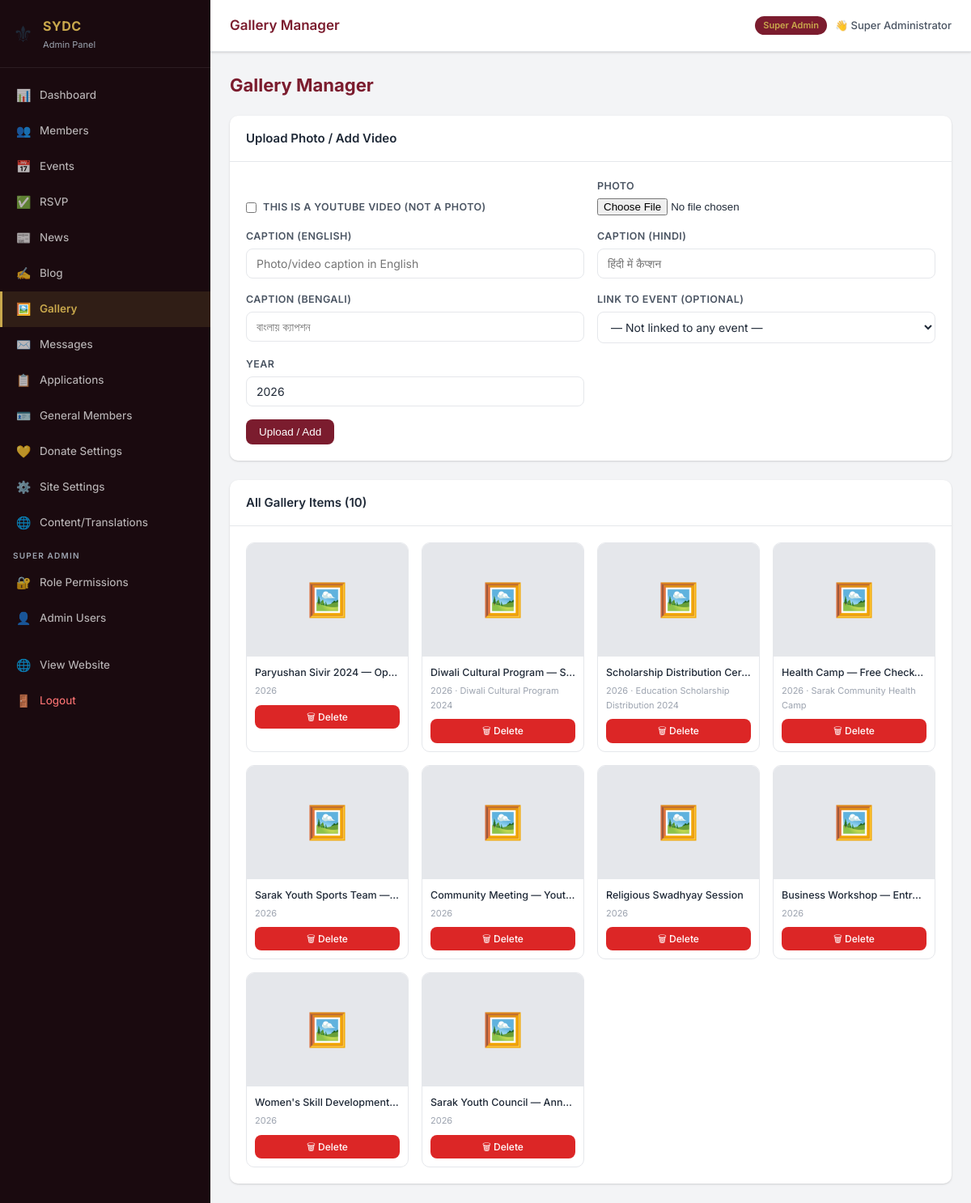
Screenshot of /admin/gallery.php (signed in) with the database file from the repository.
### tables this page shows
CREATE TABLE IF NOT EXISTS `gallery` (
  `id`          INT UNSIGNED AUTO_INCREMENT PRIMARY KEY,
  `image_path`  VARCHAR(255) DEFAULT NULL,
  `caption_en`  VARCHAR(300) DEFAULT NULL,
  `caption_hi`  VARCHAR(300) DEFAULT NULL,
  `caption_bn`  VARCHAR(300) DEFAULT NULL,
  `event_id`    INT UNSIGNED DEFAULT NULL,
  `year`        YEAR         NOT NULL,
  `is_video`    TINYINT(1)   NOT NULL DEFAULT 0,
  `video_url`   VARCHAR(500) DEFAULT NULL,
  `uploaded_at` TIMESTAMP    DEFAULT CURRENT_TIMESTAMP,
  FOREIGN KEY (`event_id`) REFERENCES `events`(`id`) ON DELETE SET NULL
);

CREATE TABLE IF NOT EXISTS `events` (
  `id`            INT UNSIGNED AUTO_INCREMENT PRIMARY KEY,
  `title_en`      VARCHAR(300) NOT NULL,
  `title_hi`      VARCHAR(300) NOT NULL,
  `title_bn`      VARCHAR(300) NOT NULL,
  `description_en` TEXT,
  `description_hi` TEXT,
  `description_bn` TEXT,
  `event_date`    DATE         NOT NULL,
  `event_time`    TIME         DEFAULT NULL,
  `location_en`   VARCHAR(300) DEFAULT NULL,
  `location_hi`   VARCHAR(300) DEFAULT NULL,
  `location_bn`   VARCHAR(300) DEFAULT NULL,
  `type`          ENUM('religious','sports','education','business','general') NOT NULL DEFAULT 'general',
  `cover_image`   VARCHAR(255) DEFAULT NULL,
  `status`        ENUM('upcoming','ongoing','completed','cancelled') NOT NULL DEFAULT 'upcoming',
  `rsvp_enabled`  TINYINT(1)   NOT NULL DEFAULT 1,
  `max_attendees` INT          DEFAULT NULL,
  `created_at`    TIMESTAMP    DEFAULT CURRENT_TIMESTAMP
);

### config/auth.php (called while the page is built, shortened)
<?php
function can(string $section, string $action = 'view'): bool {
    return !empty($_SESSION['permissions'][$section][$action]);
}

### admin/gallery.php (the view, shortened to what this page needs)
<?php
require_once __DIR__ . '/../config/auth.php';
$db = getDB();
$gallery = $db->query('SELECT g.*, e.title_en AS event_name FROM gallery g LEFT JOIN events e ON g.event_id=e.id ORDER BY g.uploaded_at DESC')->fetchAll();
require_once __DIR__ . '/includes/header.php';
?>
<div class="section-header"><h2>Gallery Manager</h2></div>
<?php if (can('gallery','edit')): ?>
<div class="card" style="margin-bottom:24px">
  <div class="card-header"><span class="card-title">Upload Photo / Add Video</span></div>
  <div class="card-body">
    <form method="POST" enctype="multipart/form-data">
      <div class="form-grid">
        <div class="form-group" style="align-self:flex-end">
          <label style="display:flex;align-items:center;gap:8px;cursor:pointer">
            <input type="checkbox" name="is_video" id="isVideoChk" value="1" onchange="document.getElementById('imgUploadField').style.display=this.checked?'none':'block';document.getElementById('videoUrlField').style.display=this.checked?'block':'none'">
            This is a YouTube Video (not a photo)
          </label>
        </div>
        <div class="form-group" id="imgUploadField">
          <label>Photo</label>
          <input type="file" name="image" accept="image/*" data-preview="gal-prev">
        </div>
        <div class="form-group">
          <label>Caption (English)</label>
          <input type="text" name="caption_en" placeholder="Photo/video caption in English">
        </div>
        <div class="form-group">
          <label>Caption (Hindi)</label>
          <input type="text" name="caption_hi" placeholder="हिंदी में कैप्शन">
        </div>
        <div class="form-group">
          <label>Caption (Bengali)</label>
          <input type="text" name="caption_bn" placeholder="বাংলায় ক্যাপশন">
        </div>
        <div class="form-group">
          <label>Link to Event (optional)</label>
          <select name="event_id"><option value="">— Not linked to any event —</option>
          </select>
        </div>
        <div class="form-group">
          <label>Year</label>
          <input type="number" name="year" value="<?= date('Y') ?>" min="2020" max="2099">
        </div>
      </div>
      <div style="margin-top:16px"><button type="submit" class="btn btn-primary">Upload / Add</button></div>
    </form>
  </div>
</div>
<?php endif; ?>
<div class="card">
  <div class="card-header"><span class="card-title">All Gallery Items (<?= count($gallery) ?>)</span></div>
  <div class="card-body">
    <div style="display:grid;grid-template-columns:repeat(auto-fill,minmax(200px,1fr));gap:16px">
      <?php foreach ($gallery as $g): ?>
      <div style="border-radius:10px;overflow:hidden;border:1px solid var(--gray-200);background:var(--white)">
        <?php if ($g['is_video']): ?>
          <div style="height:140px;background:#000;display:flex;align-items:center;justify-content:center;font-size:40px">▶️</div>
        <?php elseif ($g['image_path']): ?>
          <img src="/<?= htmlspecialchars($g['image_path']) ?>" style="width:100%;height:140px;object-fit:cover">
        <?php else: ?>
          <div style="height:140px;background:var(--gray-200);display:flex;align-items:center;justify-content:center;font-size:40px">🖼️</div>
        <?php endif; ?>
        <div style="padding:10px">
          <div style="font-size:12.5px;font-weight:500;margin-bottom:4px;white-space:nowrap;overflow:hidden;text-overflow:ellipsis"><?= htmlspecialchars($g['caption_en'] ?: '(no caption)') ?></div>
          <div style="font-size:11px;color:var(--gray-400);margin-bottom:8px"><?= $g['year'] ?> <?= $g['event_name'] ? '· '.htmlspecialchars($g['event_name']) : '' ?></div>
          <?php if(can('gallery','delete')): ?>
          <a href="/admin/gallery.php?delete=<?=$g['id']?>" class="btn btn-sm btn-danger" style="width:100%;justify-content:center" data-confirm="Delete this gallery item?">🗑 Delete</a>
          <?php endif; ?>
        </div>
      </div>
      <?php endforeach; ?>
    </div>
  </div>
</div>
<?php require_once __DIR__ . '/includes/footer.php'; ?>

### admin/assets/css/admin.css (style rules this page uses)
:root { --maroon: #7B1C2E; --maroon-dk: #5A1220; --gold: #C9A84C; --gold-lt: #E8C96A; --cream: #FAF5EE; --dark: #1A0A0F; --white: #FFFFFF; --gray-50: #F9FAFB; --gray-100: #F3F4F6; --gray-200: #E5E7EB; --gray-400: #9CA3AF; --gray-600: #4B5563; --gray-800: #1F2937; --success: #059669; --danger: #DC2626; --warning: #D97706; --info: #2563EB; --sidebar-w: 260px; --topbar-h: 64px; --radius: 10px; --shadow: 0 1px 3px rgba(0,0,0,.1), 0 1px 2px rgba(0,0,0,.06); --shadow-md: 0 4px 6px rgba(0,0,0,.07), 0 2px 4px rgba(0,0,0,.06); --shadow-lg: 0 10px 15px rgba(0,0,0,.1), 0 4px 6px rgba(0,0,0,.05); --transition: .2s ease; }
*, *::before, *::after { box-sizing: border-box; margin: 0; padding: 0; }
body { font-family: 'Inter', -apple-system, BlinkMacSystemFont, sans-serif; background: var(--gray-100); color: var(--gray-800); font-size: 14px; line-height: 1.6; min-height: 100vh; display: flex; }
.card { background: var(--white); border-radius: var(--radius); box-shadow: var(--shadow); overflow: hidden; }
.card-header { padding: 16px 20px; border-bottom: 1px solid var(--gray-200); display: flex; align-items: center; justify-content: space-between; gap: 12px; }
.card-title { font-size: 15px; font-weight: 600; color: var(--gray-800); }
.card-body { padding: 20px; }
.btn { display: inline-flex; align-items: center; gap: 6px; padding: 8px 16px; border-radius: 8px; font-size: 13.5px; font-weight: 500; cursor: pointer; border: none; text-decoration: none; transition: all var(--transition); white-space: nowrap; }
.btn-primary { background: var(--maroon); color: #fff; }
.btn-danger { background: var(--danger); color: #fff; }
.btn-sm { padding: 5px 11px; font-size: 12px; }
.form-grid { display: grid; grid-template-columns: repeat(auto-fit, minmax(280px, 1fr)); gap: 16px; }
.form-group { display: flex; flex-direction: column; gap: 5px; }
label { font-size: 12.5px; font-weight: 600; color: var(--gray-600); text-transform: uppercase; letter-spacing: .4px; }
input[type=text], input[type=email], input[type=number], input[type=password], input[type=date], input[type=time], input[type=url], select, textarea { padding: 9px 12px; border: 1px solid var(--gray-200); border-radius: 8px; font-size: 14px; font-family: inherit; background: var(--white); color: var(--gray-800); transition: border-color var(--transition), box-shadow var(--transition); width: 100%; }
.section-header { display: flex; align-items: center; justify-content: space-between; margin-bottom: 20px; gap: 12px; flex-wrap: wrap; }
.section-header h2 { font-size: 22px; font-weight: 700; color: var(--maroon); }

### rows the page displays
gallery: caption_en "Paryushan Sivir 2024 — Op…", year "2026", $g['id'] 1 (drawn)
gallery: caption_en "Diwali Cultural Program — S…", year "2026", event.title_en "Diwali Cultural Program 2024"
gallery: caption_en "Scholarship Distribution Cer…", year "2026", event.title_en "Education Scholarship Distribution 2024"
gallery: caption_en "Health Camp — Free Check…", year "2026", event.title_en "Sarak Community Health Camp"
gallery: caption_en "Sarak Youth Sports Team —…", year "2026"
gallery: caption_en "Community Meeting — Yout…", year "2026"
gallery: caption_en "Religious Swadhyay Session", year "2026"
gallery: caption_en "Business Workshop — Entr…", year "2026"
gallery: caption_en "Women's Skill Development…", year "2026"
gallery: caption_en "Sarak Youth Council — Ann…", year "2026", $g['id'] 10 (drawn)

### other values shown
$pageTitle "Gallery Manager"
admin_role_label() "Super Admin"
admin_display_name() "Super Administrator"
count($gallery) "10"
